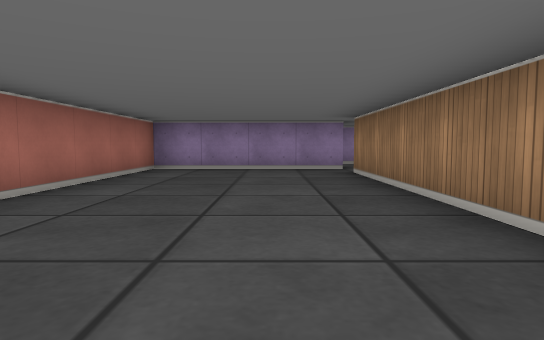
[1] (above)

16 first-person views from a walk through a cub3D level. The camera is about half as high as the walls, tilts 4° down and sees 75° across. The floor is counted in squares. Each view is taken from the middle of a square. On the plan, view 1 faces up. The plan holds only what a view shows up to about 9 squares ahead; the rest is blank.

[2]
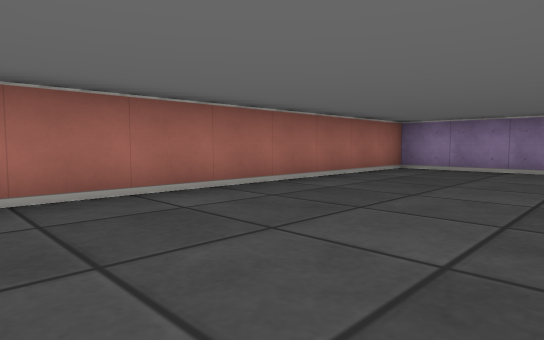

[3]
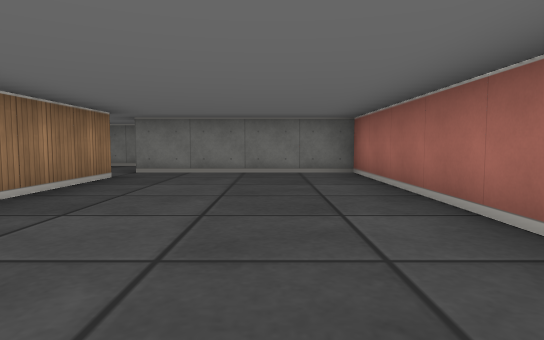

[4]
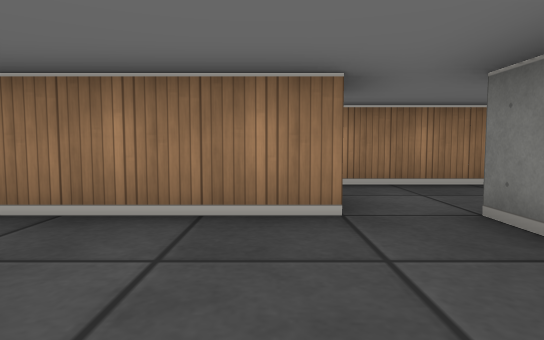

[5]
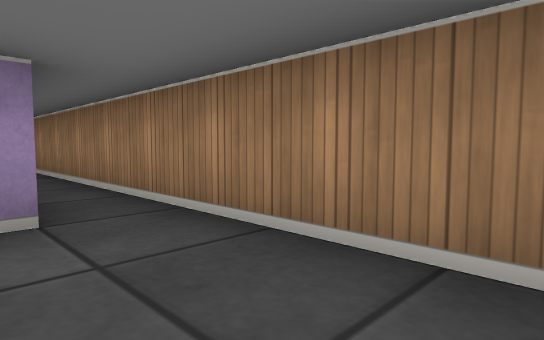

[6]
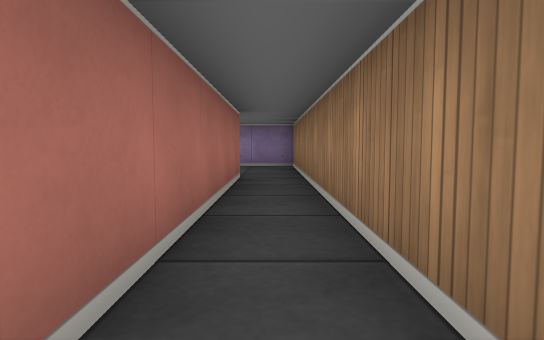

[7]
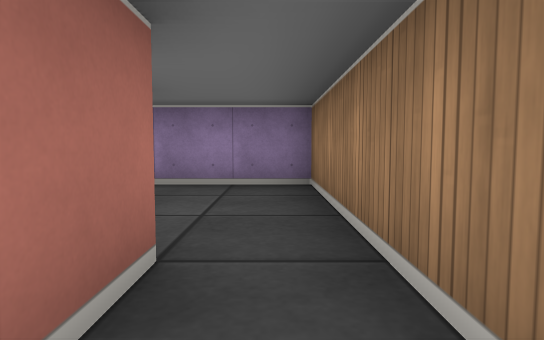

[8]
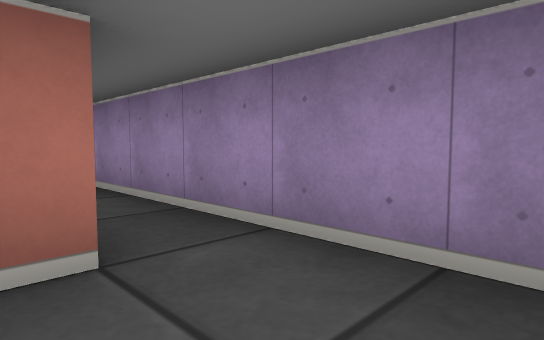

[9]
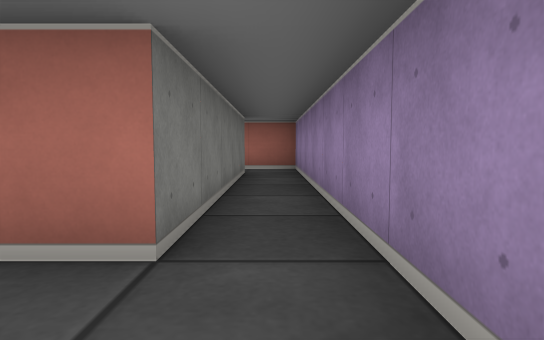

[10]
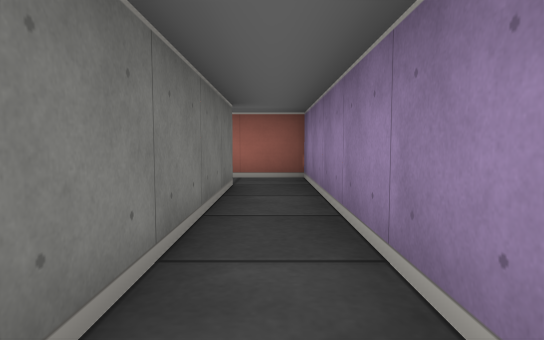

[11]
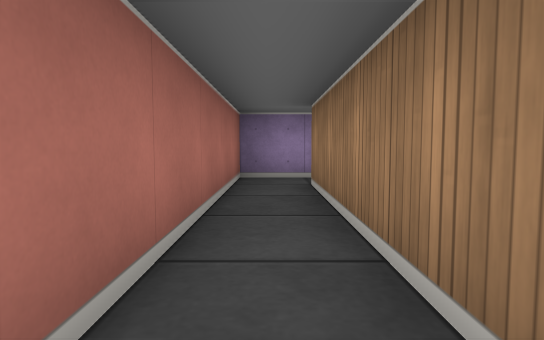

[12]
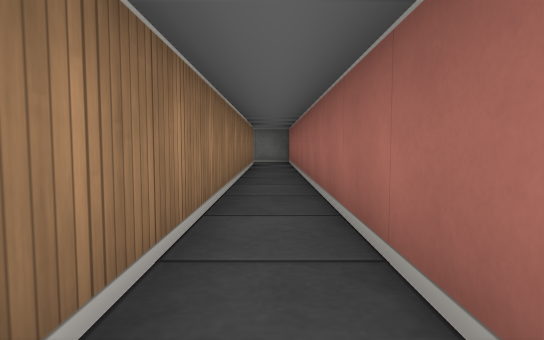

[13]
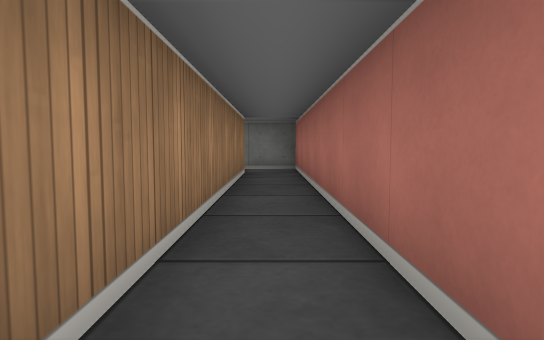

[14]
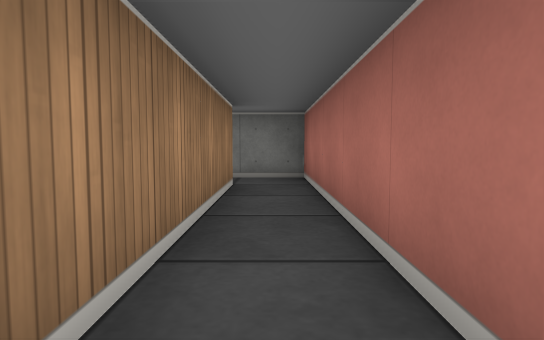

[15]
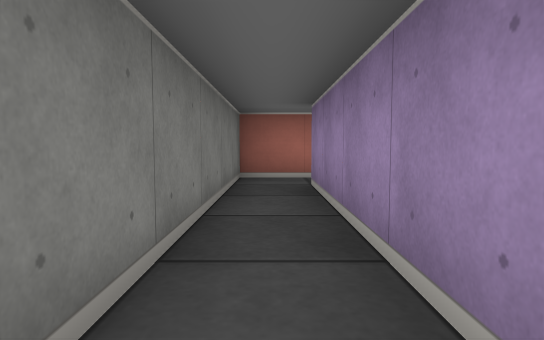

[16]
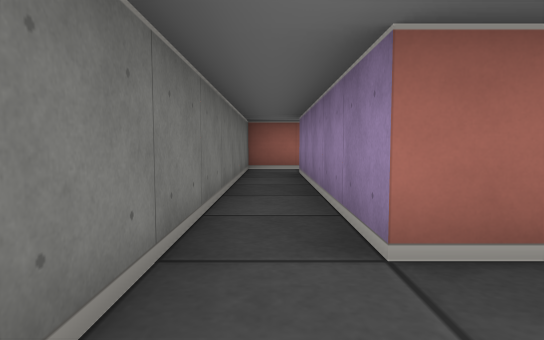

### Floor plan
Ten units are one square. View 1 is at (0, 0); x grows to the right and y downward. Boxes are objects, and circles mark ways between rooms. Rooms are numbered by the first view taken in them; rooms with no view inside come last. Other rooms are left out.
<svg viewBox="-50 -100 90 130">
<path fill="none" stroke="#000" d="M15 -4 15 -65M15 8 15 15M15 -75 -25 -75 -25 5 15 5M35 19 35 -6M15 15 -35 15M-45 15 -45 25 29 25M25 -65 25 -16M15 -85 15 -78M35 -6 35 -85M-35 15 -35 -85 15 -85M35 -85 35 -95 -45 -95 -45 15"/>
<circle cx="25" cy="10" r="3" fill="#2a7"/>
<circle cx="20" cy="-70" r="3" fill="#2a7"/>
<circle cx="30" cy="-10" r="3" fill="#2a7"/>
<circle cx="-40" cy="10" r="3" fill="#2a7"/>
<circle cx="25" cy="-80" r="3" fill="#2a7"/>
<text x="0" y="-30">1</text>
<text x="-10" y="20">2</text>
<text x="30" y="-50">3</text>
<text x="-40" y="-60">4</text>
</svg>
Room 1 opens to room 2. Room 1 opens to room 3. Room 2 opens to room 4. Room 3 opens to room 4.

Where each view was taken, in squares from view 1:
view 1: 0 up, 0 right, facing up
view 2: 0 up, 1 right, facing up-left
view 3: 6 up, 1 left, facing down
view 4: 1 up, 1 left, facing right
view 5: 2 down, 2 right, facing up-right
view 6: 1 up, 3 right, facing up
view 7: 5 up, 3 right, facing up
view 8: 8 up, 3 right, facing up-left
view 9: 9 up, 3 right, facing left
view 10: 9 up, 1 right, facing left
view 11: 4 up, 4 left, facing up
view 12: 8 up, 4 left, facing down
view 13: 5 up, 4 left, facing down
view 14: 3 up, 4 left, facing down
view 15: 2 down, 1 right, facing left
view 16: 2 down, 3 right, facing left
